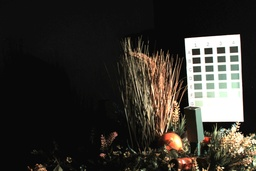
#> input picture sample_images/scene1+2.jpeg, 256 x 171 px, shrunk from 2266 x 1510 before the run
$ python KaminariTMO.py
#> lines starting #> are read from the running program, lines starting #| are printed output that depends on the picture; long printed decimals are rounded
'''
雷-TMO / Kaminari-TMO
Pau Blasco i Roca
26/10/2023
Descripció del bitxo
'''
#imports and dependencies
import numpy as np
import scipy.stats as stats
from PIL import Image
from matplotlib import pyplot as plt
import cv2

#hyperparams
PERTOL = 2
STOPS = 6

#Fairman Matrix and F-1 matrix
F = np.asmatrix([[0.49,0.31,0.2],[0.17697,0.81240,0.01063],[0,0.01,0.99]])
F_inv = np.linalg.inv(F) #double checked and seems correct

#helper functions
def RGB_to_sRGB(img):
    new_image = np.zeros(img.shape)
    for i in range(img.shape[0]):
        new_image[i] = img[i]/255
    return new_image

def sRGB_to_RGB(img):
    for pix in img:
        pix*=255
    return img.astype(int)

def green_correct(img):
    for pix in img:
        pix[1]-=12
        if pix[1]<=0:
            pix[1]=0
    return img.astype(int)

# [13 lines left out: functions getNorm, sRGB_XYZ, not called in this run]

def XYZ_sRGB(img):
    for pix in img:
        pix = np.matmul(F_inv, pix)
    return img

def gamma(img):
    for pix in img:
        pix[1] = pix[1]**1
    return img

# [7 lines of commented-out code are left out]
img1 = Image.open(r"./sample_images/scene1+2.jpeg")
#> img1 is the input picture: PIL image 256x171 RGB; mean R, G, B 52.8, 49.4, 43.7
img2 = Image.open(r"./sample_images/scene1+1.jpeg")
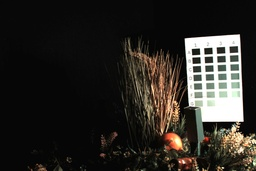
#> input picture sample_images/scene1+1.jpeg, 256 x 171 px, shrunk from 2266 x 1510 before the run
#> img2 is the input picture: PIL image 256x171 RGB; mean R, G, B 43.7, 40.8, 36.4
img3 = Image.open(r"./sample_images/scene1-1.jpeg")
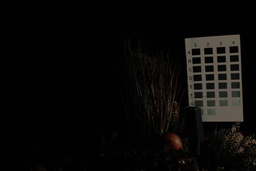
#> input picture sample_images/scene1-1.jpeg, 256 x 171 px, shrunk from 2266 x 1510 before the run
#> img3 is the input picture: PIL image 256x171 RGB; mean R, G, B 10.3, 9.3, 8
img4 = Image.open(r"./sample_images/scene1-2.jpeg")
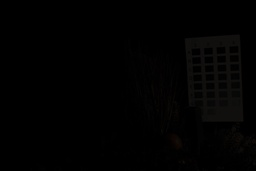
#> input picture sample_images/scene1-2.jpeg, 256 x 171 px, shrunk from 2266 x 1510 before the run
#> img4 is the input picture: PIL image 256x171 RGB; mean R, G, B 1.6, 1.45, 1.26
exposures = []
evs = [2, 1, -1, -2]
for img in [img1,img2,img3,img4]: # bruh
    img = np.array(img)
    shape_org = img.shape
    shape_new = [shape_org[0]*shape_org[1],shape_org[2]]
    img = np.reshape(img, shape_new)
    img = RGB_to_sRGB(img)
    exposures.append(img)
#> this loop made 4 passes
#> after the loop, exposures = 4 items

for image in exposures:
    image = sRGB_XYZ

# [70 lines left out: functions method_1, method_2, not called in this run]

def de_extreme(pix):
    EXT_TOL = 0.05
    if pix<EXT_TOL:
        return EXT_TOL
    elif pix>1-EXT_TOL:
        return 1-EXT_TOL
    return pix

def method_3(exposures, evs):
    gray_levels = []
    gray_contri = []
    gray_modula = []
    gray_median = []
    for i in range(len(exposures)):
        image = exposures[i]
        #initial set-up
        Ylevel = [de_extreme(pixel[1]) for pixel in image]
        median = np.median(Ylevel)

        #noise-reduction so gamma correction doesn't go boom
        convert_back = np.array(Ylevel).reshape([shape_org[0],shape_org[1]]) #very inefficient
        convert_back = (convert_back*255).astype(np.uint8) #very inefficient
        thing = cv2.fastNlMeansDenoising(convert_back, None, 5.0, 7, 21)
        Ylevel = np.array(thing).reshape(shape_new[0])/255

        #Apply gamma correction to Y-Level
        K = 1/3
        B = 1 #this makes it look greener for some reason!
        gamma = (1/(K+np.exp((evs[i]-K)/B))+1)/2
        print("applying gamma",gamma) #deb
        Ylevel = [pixel**(1/gamma) for pixel in Ylevel]
        gray_levels.append(Ylevel)

        #Modulation (calculate the contribution matrix):
        Y_contribution = [0.25 for pix in Ylevel]
        gray_contri.append(Y_contribution)

        #Modulated matrix
        Y_modulated = np.multiply(Ylevel, Y_contribution)
        gray_modula.append(Y_modulated)
        gray_median.append(np.median(Ylevel))
#> this loop made 4 passes
#| applying gamma 0.5888
#| applying gamma 0.7192
#| applying gamma 1.338
#| applying gamma 1.662
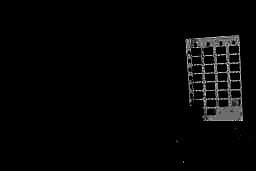
#> convert_back: shape (171, 256); min 12, max 19, mean 12.16; drawn with min black and max white
    return gray_modula, gray_median

# gray_modula = method_1(exposures) #method 1
# gray_modula = method_2(exposures) #method2
gray_modula, gray_median = method_3(exposures, evs) #method 3
final_Ylevel = np.zeros(shape_new[0])
for i in range(4):
    final_Ylevel+=gray_modula[i]
    deb_im1 = Image.fromarray((final_Ylevel.reshape([shape_org[0],shape_org[1]])*255).astype(np.uint8))
    deb_im1.show() #deb
#> this loop made 4 passes
#> pass 3, `deb_im1 = Image.fromarray((final_Ylevel.reshape([shape_org[0],shape_or..`:
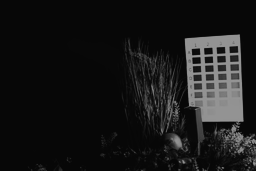
#> deb_im1: PIL image 256x171 L; min 7, max 150, mean 23.7

#color interpolation

def color_interpolation(exposures, final_Ylevel):
    #weights inverse to the square of the EV, but such that w_0 + ... + w_n = 1
    Y = final_Ylevel
    weights = np.array([1/ev**2 for ev in evs])
    weights /= sum(weights)
    print(weights, sum(weights))
#| [0.1 0.4 0.4 0.1] 1.0
    final_XYZlevels = np.zeros(shape = shape_new)
    for i in range(len(exposures)):
        img = exposures[i]
        w = weights[i]
        for j in range(len(img)):
            pix = img[j]
            Xj = pix[0]*w
            Zj = pix[2]*w
            final_XYZlevels[j] += [Xj, Y[j]/4, Zj] #constant to reduce greenness
    return final_XYZlevels

final_XYZ_levels = color_interpolation(exposures, final_Ylevel)
final_XYZ_levels_gamma_corrected = gamma(final_XYZ_levels)
#> the loop in gamma, `for pix in img:` made 43776 passes
final_sRGB_levels = XYZ_sRGB(final_XYZ_levels_gamma_corrected)
#> the loop in XYZ_sRGB, `for pix in img:` made 43776 passes
final_RGB_levels = sRGB_to_RGB(final_sRGB_levels)
#> the loop in sRGB_to_RGB, `for pix in img:` made 43776 passes
final_RGB_levels = green_correct(final_RGB_levels)
final_image = np.reshape(final_RGB_levels, shape_org)
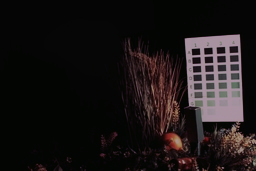
#> final_image: shape (171, 256, 3) int64; mean of channels 0, 1, 2 26.5, 21.9, 21.7; drawn as R, G, B


cv2.imwrite('Escena1_Kaminari7.jpg', final_image)
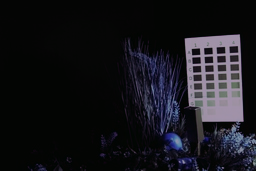
#> saved as Escena1_Kaminari7.jpg: shape (171, 256, 3); mean B, G, R 26.5, 21.9, 21.7
